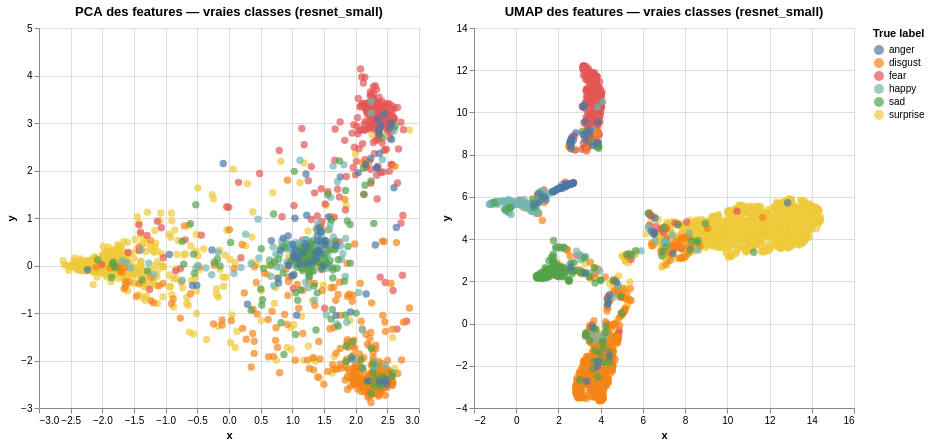

Notebook source saved alongside this figure:
### Code cell
# PCA et UMAP colorés par vraies classes
alt.data_transformers.disable_max_rows()

pca_chart_true = alt.Chart(df_pca).mark_circle(size=55).encode(
    x="x:Q",
    y="y:Q",
    color=alt.Color("true_label:N", title="True label"),
    tooltip=["true_label:N", "pred_label:N"]
).properties(
    width=380,
    height=380,
    title=f"PCA des features — vraies classes ({best_model_name})"
).interactive()

umap_chart_true = alt.Chart(df_umap).mark_circle(size=55).encode(
    x="x:Q",
    y="y:Q",
    color=alt.Color("true_label:N", title="True label"),
    tooltip=["true_label:N", "pred_label:N"]
).properties(
    width=380,
    height=380,
    title=f"UMAP des features — vraies classes ({best_model_name})"
).interactive()

pca_chart_true | umap_chart_true

### Figure 1 — Vega-Lite specification as saved in the notebook (floating-point values rounded to 4 significant figures; data arrays with more than 128 entries replaced by an {"elided": "..."} marker saying what was removed)
{"config": {"view": {"continuousWidth": 300, "continuousHeight": 300}}, "hconcat": [{"data": {"name": "data-2d7ea3abbcdffe57c331e90c975921a4"}, "mark": {"type": "circle", "size": 55}, "encoding": {"color": {"field": "true_label", "title": "True label", "type": "nominal"}, "tooltip": [{"field": "true_label", "type": "nominal"}, {"field": "pred_label", "type": "nominal"}], "x": {"field": "x", "type": "quantitative"}, "y": {"field": "y", "type": "quantitative"}}, "height": 380, "name": "view_1", "title": "PCA des features — vraies classes (resnet_small)", "width": 380}, {"data": {"name": "data-7df8842c7d0d17e3d1a14383a139b1db"}, "mark": {"type": "circle", "size": 55}, "encoding": {"color": {"field": "true_label", "title": "True label", "type": "nominal"}, "tooltip": [{"field": "true_label", "type": "nominal"}, {"field": "pred_label", "type": "nominal"}], "x": {"field": "x", "type": "quantitative"}, "y": {"field": "y", "type": "quantitative"}}, "height": 380, "name": "view_2", "title": "UMAP des features — vraies classes (resnet_small)", "width": 380}], "params": [{"name": "param_1", "select": {"type": "interval", "encodings": ["x", "y"]}, "bind": "scales", "views": ["view_1"]}, {"name": "param_2", "select": {"type": "interval", "encodings": ["x", "y"]}, "bind": "scales", "views": ["view_2"]}], "$schema": "https://vega.github.io/schema/vega-lite/v5.20.1.json", "datasets": {"data-2d7ea3abbcdffe57c331e90c975921a4": {"elided": "2387 records"}, "data-7df8842c7d0d17e3d1a14383a139b1db": {"elided": "2387 records"}}}
